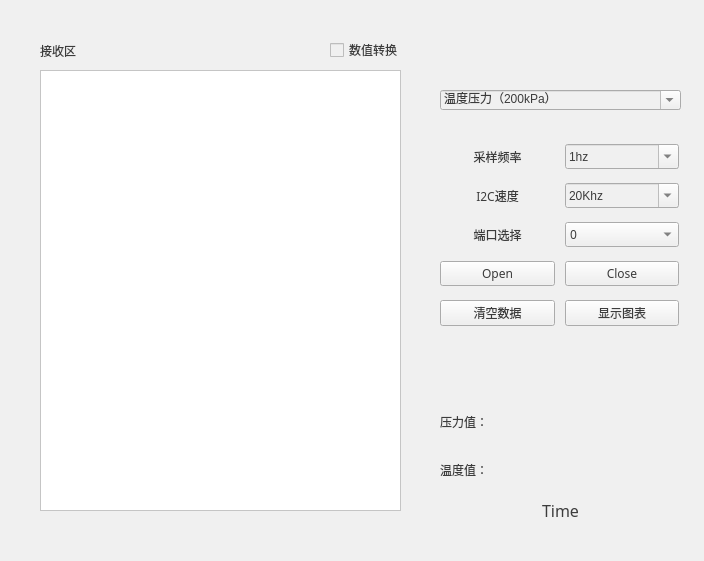
<?xml version="1.0" encoding="UTF-8"?>
<ui version="4.0">
 <class>Form</class>
 <widget class="QWidget" name="Form">
  <property name="windowModality">
   <enum>Qt::NonModal</enum>
  </property>
  <property name="geometry">
   <rect>
    <x>0</x>
    <y>0</y>
    <width>704</width>
    <height>561</height>
   </rect>
  </property>
  <property name="font">
   <font>
    <family>方正兰亭中黑_GBK</family>
    <pointsize>9</pointsize>
    <weight>50</weight>
    <italic>false</italic>
    <bold>false</bold>
   </font>
  </property>
  <property name="cursor">
   <cursorShape>PointingHandCursor</cursorShape>
  </property>
  <property name="mouseTracking">
   <bool>false</bool>
  </property>
  <property name="windowTitle">
   <string>Form</string>
  </property>
  <property name="styleSheet">
   <string notr="true">color: rgb(60, 60, 60);
background-color: rgb(240, 240, 240);
font: 9pt &quot;方正兰亭中黑_GBK&quot;;</string>
  </property>
  <widget class="QLabel" name="label">
   <property name="geometry">
    <rect>
     <x>40</x>
     <y>40</y>
     <width>71</width>
     <height>21</height>
    </rect>
   </property>
   <property name="text">
    <string>接收区</string>
   </property>
  </widget>
  <widget class="QTextEdit" name="Recive_textEdit">
   <property name="enabled">
    <bool>true</bool>
   </property>
   <property name="geometry">
    <rect>
     <x>40</x>
     <y>70</y>
     <width>361</width>
     <height>441</height>
    </rect>
   </property>
   <property name="font">
    <font>
     <family>Microsoft JhengHei</family>
     <pointsize>9</pointsize>
     <weight>50</weight>
     <italic>false</italic>
     <bold>false</bold>
    </font>
   </property>
   <property name="styleSheet">
    <string notr="true">background-color: rgb(255, 255, 255);
font: 9pt &quot;Microsoft JhengHei&quot;;

</string>
   </property>
   <property name="html">
    <string>&lt;!DOCTYPE HTML PUBLIC &quot;-//W3C//DTD HTML 4.0//EN&quot; &quot;http://www.w3.org/TR/REC-html40/strict.dtd&quot;&gt;
&lt;html&gt;&lt;head&gt;&lt;meta name=&quot;qrichtext&quot; content=&quot;1&quot; /&gt;&lt;style type=&quot;text/css&quot;&gt;
p, li { white-space: pre-wrap; }
&lt;/style&gt;&lt;/head&gt;&lt;body style=&quot; font-family:'Microsoft JhengHei'; font-size:9pt; font-weight:400; font-style:normal;&quot;&gt;
&lt;p style=&quot;-qt-paragraph-type:empty; margin-top:0px; margin-bottom:0px; margin-left:0px; margin-right:0px; -qt-block-indent:0; text-indent:0px; font-family:'SimSun';&quot;&gt;&lt;br /&gt;&lt;/p&gt;&lt;/body&gt;&lt;/html&gt;</string>
   </property>
  </widget>
  <widget class="QWidget" name="gridLayoutWidget">
   <property name="geometry">
    <rect>
     <x>440</x>
     <y>140</y>
     <width>239</width>
     <height>193</height>
    </rect>
   </property>
   <layout class="QGridLayout" name="gridLayout">
    <property name="spacing">
     <number>10</number>
    </property>
    <item row="2" column="1">
     <widget class="QComboBox" name="Port_Name_Combo">
      <item>
       <property name="text">
        <string>0</string>
       </property>
      </item>
      <item>
       <property name="text">
        <string>1</string>
       </property>
      </item>
      <item>
       <property name="text">
        <string>2</string>
       </property>
      </item>
      <item>
       <property name="text">
        <string>3</string>
       </property>
      </item>
     </widget>
    </item>
    <item row="1" column="0">
     <widget class="QLabel" name="I2C_Rate_Label">
      <property name="text">
       <string>I2C速度</string>
      </property>
      <property name="alignment">
       <set>Qt::AlignCenter</set>
      </property>
     </widget>
    </item>
    <item row="2" column="0">
     <widget class="QLabel" name="Com_Name_Label">
      <property name="text">
       <string>端口选择</string>
      </property>
      <property name="alignment">
       <set>Qt::AlignCenter</set>
      </property>
     </widget>
    </item>
    <item row="0" column="0">
     <widget class="QLabel" name="Sample_Freq_Label">
      <property name="text">
       <string>采样频率</string>
      </property>
      <property name="alignment">
       <set>Qt::AlignCenter</set>
      </property>
     </widget>
    </item>
    <item row="4" column="1">
     <widget class="QPushButton" name="I2C_Close_Button">
      <property name="text">
       <string>Close</string>
      </property>
      <property name="default">
       <bool>false</bool>
      </property>
     </widget>
    </item>
    <item row="1" column="1">
     <widget class="QComboBox" name="I2C_Rate_Combo">
      <property name="editable">
       <bool>true</bool>
      </property>
      <property name="currentText">
       <string>20Khz</string>
      </property>
      <property name="duplicatesEnabled">
       <bool>false</bool>
      </property>
      <property name="modelColumn">
       <number>0</number>
      </property>
      <item>
       <property name="text">
        <string>20Khz</string>
       </property>
      </item>
      <item>
       <property name="text">
        <string>100Khz</string>
       </property>
      </item>
      <item>
       <property name="text">
        <string>400Khz</string>
       </property>
      </item>
      <item>
       <property name="text">
        <string>750Khz</string>
       </property>
      </item>
     </widget>
    </item>
    <item row="5" column="1">
     <widget class="QPushButton" name="Display_Chart_Button">
      <property name="text">
       <string>显示图表</string>
      </property>
     </widget>
    </item>
    <item row="4" column="0">
     <widget class="QPushButton" name="I2C_Open_Button">
      <property name="text">
       <string>Open</string>
      </property>
     </widget>
    </item>
    <item row="5" column="0">
     <widget class="QPushButton" name="Clear_Data_Button">
      <property name="text">
       <string>清空数据</string>
      </property>
     </widget>
    </item>
    <item row="0" column="1">
     <widget class="QComboBox" name="Sample_Freq_Combo">
      <property name="editable">
       <bool>true</bool>
      </property>
      <property name="currentText">
       <string>1hz</string>
      </property>
      <property name="duplicatesEnabled">
       <bool>false</bool>
      </property>
      <property name="modelColumn">
       <number>0</number>
      </property>
      <item>
       <property name="text">
        <string>1hz</string>
       </property>
      </item>
      <item>
       <property name="text">
        <string>0.5hz</string>
       </property>
      </item>
      <item>
       <property name="text">
        <string>2hz</string>
       </property>
      </item>
      <item>
       <property name="text">
        <string>5hz</string>
       </property>
      </item>
     </widget>
    </item>
   </layout>
  </widget>
  <widget class="QCheckBox" name="Switch_Data_checkBox">
   <property name="geometry">
    <rect>
     <x>330</x>
     <y>40</y>
     <width>71</width>
     <height>20</height>
    </rect>
   </property>
   <property name="text">
    <string>数值转换</string>
   </property>
  </widget>
  <widget class="QLabel" name="Time_Label">
   <property name="geometry">
    <rect>
     <x>450</x>
     <y>490</y>
     <width>221</width>
     <height>41</height>
    </rect>
   </property>
   <property name="font">
    <font>
     <family>Microsoft Tai Le</family>
     <pointsize>12</pointsize>
     <weight>50</weight>
     <italic>false</italic>
     <bold>false</bold>
    </font>
   </property>
   <property name="styleSheet">
    <string notr="true">font: 75 20pt &quot;Agency FB&quot;;
font: 12pt &quot;Microsoft Tai Le&quot;;
</string>
   </property>
   <property name="text">
    <string>Time</string>
   </property>
   <property name="alignment">
    <set>Qt::AlignCenter</set>
   </property>
  </widget>
  <widget class="QWidget" name="layoutWidget">
   <property name="geometry">
    <rect>
     <x>440</x>
     <y>400</y>
     <width>241</width>
     <height>91</height>
    </rect>
   </property>
   <layout class="QGridLayout" name="gridLayout_2">
    <item row="0" column="0">
     <widget class="QLabel" name="label_3">
      <property name="text">
       <string>压力值：</string>
      </property>
     </widget>
    </item>
    <item row="1" column="0">
     <widget class="QLabel" name="label_4">
      <property name="text">
       <string>温度值：</string>
      </property>
     </widget>
    </item>
    <item row="1" column="1">
     <widget class="QLabel" name="Disp_Temperature">
      <property name="font">
       <font>
        <family>Microsoft Tai Le</family>
        <pointsize>12</pointsize>
        <weight>50</weight>
        <italic>false</italic>
        <bold>false</bold>
       </font>
      </property>
      <property name="styleSheet">
       <string notr="true">font: 75 20pt &quot;Agency FB&quot;;
font: 12pt &quot;Microsoft Tai Le&quot;;
</string>
      </property>
      <property name="text">
       <string/>
      </property>
      <property name="alignment">
       <set>Qt::AlignCenter</set>
      </property>
     </widget>
    </item>
    <item row="0" column="1">
     <widget class="QLabel" name="Disp_Pressure">
      <property name="font">
       <font>
        <family>Microsoft Tai Le</family>
        <pointsize>12</pointsize>
        <weight>50</weight>
        <italic>false</italic>
        <bold>false</bold>
       </font>
      </property>
      <property name="styleSheet">
       <string notr="true">font: 75 20pt &quot;Agency FB&quot;;
font: 12pt &quot;Microsoft Tai Le&quot;;
</string>
      </property>
      <property name="text">
       <string/>
      </property>
      <property name="alignment">
       <set>Qt::AlignCenter</set>
      </property>
     </widget>
    </item>
   </layout>
  </widget>
  <widget class="QLabel" name="Com_isOpenOrNot_Label">
   <property name="geometry">
    <rect>
     <x>590</x>
     <y>350</y>
     <width>81</width>
     <height>31</height>
    </rect>
   </property>
   <property name="font">
    <font>
     <family>Microsoft Tai Le</family>
     <pointsize>12</pointsize>
     <weight>50</weight>
     <italic>false</italic>
     <bold>false</bold>
    </font>
   </property>
   <property name="styleSheet">
    <string notr="true">font: 75 20pt &quot;Agency FB&quot;;
font: 12pt &quot;Microsoft Tai Le&quot;;
</string>
   </property>
   <property name="text">
    <string/>
   </property>
   <property name="alignment">
    <set>Qt::AlignCenter</set>
   </property>
  </widget>
  <widget class="QLabel" name="Original_Time_Label">
   <property name="geometry">
    <rect>
     <x>440</x>
     <y>350</y>
     <width>141</width>
     <height>31</height>
    </rect>
   </property>
   <property name="font">
    <font>
     <family>Microsoft Tai Le</family>
     <pointsize>12</pointsize>
     <weight>50</weight>
     <italic>false</italic>
     <bold>false</bold>
    </font>
   </property>
   <property name="styleSheet">
    <string notr="true">font: 75 20pt &quot;Agency FB&quot;;
font: 12pt &quot;Microsoft Tai Le&quot;;
</string>
   </property>
   <property name="text">
    <string/>
   </property>
   <property name="alignment">
    <set>Qt::AlignCenter</set>
   </property>
  </widget>
  <widget class="QComboBox" name="SensorSel_Combo">
   <property name="geometry">
    <rect>
     <x>440</x>
     <y>90</y>
     <width>241</width>
     <height>20</height>
    </rect>
   </property>
   <property name="editable">
    <bool>true</bool>
   </property>
   <property name="currentText">
    <string>温度压力（200kPa）</string>
   </property>
   <property name="duplicatesEnabled">
    <bool>false</bool>
   </property>
   <property name="modelColumn">
    <number>0</number>
   </property>
   <item>
    <property name="text">
     <string>温度压力（200kPa）</string>
    </property>
   </item>
   <item>
    <property name="text">
     <string>温度（-30-80）</string>
    </property>
   </item>
  </widget>
 </widget>
 <resources/>
 <connections/>
</ui>
